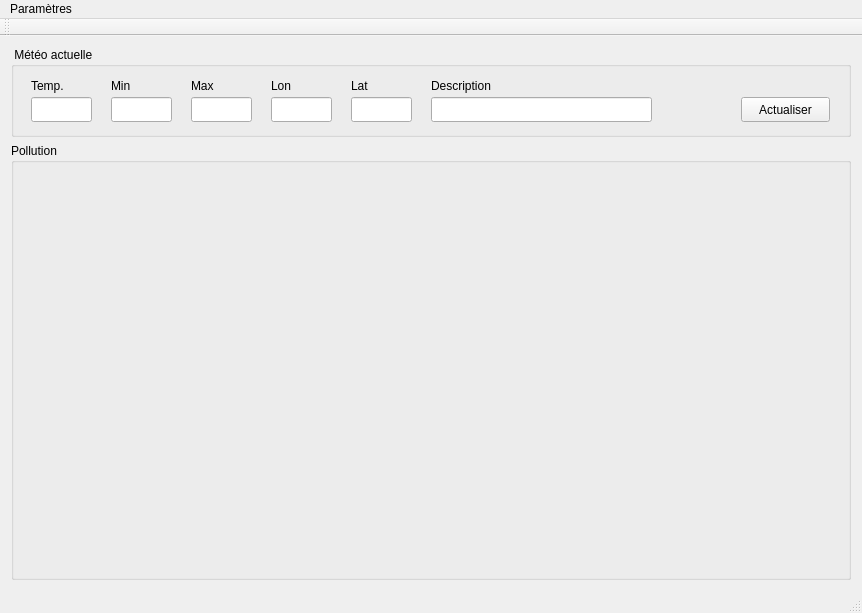
<?xml version="1.0" encoding="UTF-8"?>
<ui version="4.0">
 <class>TP5_WeatherStationClass</class>
 <widget class="QMainWindow" name="TP5_WeatherStationClass">
  <property name="geometry">
   <rect>
    <x>0</x>
    <y>0</y>
    <width>862</width>
    <height>613</height>
   </rect>
  </property>
  <property name="windowTitle">
   <string>TP5_WeatherStation</string>
  </property>
  <widget class="QWidget" name="centralWidget">
   <layout class="QVBoxLayout" name="verticalLayout">
    <item>
     <widget class="QGroupBox" name="groupBox_weather">
      <property name="minimumSize">
       <size>
        <width>840</width>
        <height>90</height>
       </size>
      </property>
      <property name="maximumSize">
       <size>
        <width>16777215</width>
        <height>90</height>
       </size>
      </property>
      <property name="title">
       <string> Météo actuelle</string>
      </property>
      <widget class="QPushButton" name="pushButton_weather_request">
       <property name="geometry">
        <rect>
         <x>730</x>
         <y>50</y>
         <width>89</width>
         <height>25</height>
        </rect>
       </property>
       <property name="text">
        <string>Actualiser</string>
       </property>
      </widget>
      <widget class="QLabel" name="label">
       <property name="geometry">
        <rect>
         <x>20</x>
         <y>30</y>
         <width>67</width>
         <height>17</height>
        </rect>
       </property>
       <property name="text">
        <string>Temp.</string>
       </property>
      </widget>
      <widget class="QLabel" name="label_2">
       <property name="geometry">
        <rect>
         <x>340</x>
         <y>30</y>
         <width>67</width>
         <height>17</height>
        </rect>
       </property>
       <property name="text">
        <string>Lat</string>
       </property>
      </widget>
      <widget class="QLabel" name="label_5">
       <property name="geometry">
        <rect>
         <x>100</x>
         <y>30</y>
         <width>67</width>
         <height>17</height>
        </rect>
       </property>
       <property name="text">
        <string>Min</string>
       </property>
      </widget>
      <widget class="QLabel" name="label_6">
       <property name="geometry">
        <rect>
         <x>180</x>
         <y>30</y>
         <width>67</width>
         <height>17</height>
        </rect>
       </property>
       <property name="text">
        <string>Max</string>
       </property>
      </widget>
      <widget class="QLabel" name="label_7">
       <property name="geometry">
        <rect>
         <x>420</x>
         <y>30</y>
         <width>91</width>
         <height>17</height>
        </rect>
       </property>
       <property name="text">
        <string>Description</string>
       </property>
      </widget>
      <widget class="QLineEdit" name="lineEdit_lat">
       <property name="geometry">
        <rect>
         <x>340</x>
         <y>50</y>
         <width>61</width>
         <height>25</height>
        </rect>
       </property>
      </widget>
      <widget class="QLineEdit" name="lineEdit_temp_min">
       <property name="geometry">
        <rect>
         <x>100</x>
         <y>50</y>
         <width>61</width>
         <height>25</height>
        </rect>
       </property>
      </widget>
      <widget class="QLineEdit" name="lineEdit_temp_max">
       <property name="geometry">
        <rect>
         <x>180</x>
         <y>50</y>
         <width>61</width>
         <height>25</height>
        </rect>
       </property>
      </widget>
      <widget class="QLineEdit" name="lineEdit_description">
       <property name="geometry">
        <rect>
         <x>420</x>
         <y>50</y>
         <width>221</width>
         <height>25</height>
        </rect>
       </property>
      </widget>
      <widget class="QLabel" name="label_8">
       <property name="geometry">
        <rect>
         <x>660</x>
         <y>40</y>
         <width>51</width>
         <height>41</height>
        </rect>
       </property>
       <property name="text">
        <string/>
       </property>
      </widget>
      <widget class="QLineEdit" name="lineEdit_temp">
       <property name="geometry">
        <rect>
         <x>20</x>
         <y>50</y>
         <width>61</width>
         <height>25</height>
        </rect>
       </property>
      </widget>
      <widget class="QLabel" name="label_3">
       <property name="geometry">
        <rect>
         <x>260</x>
         <y>30</y>
         <width>67</width>
         <height>17</height>
        </rect>
       </property>
       <property name="text">
        <string>Lon</string>
       </property>
      </widget>
      <widget class="QLineEdit" name="lineEdit_lon">
       <property name="geometry">
        <rect>
         <x>260</x>
         <y>50</y>
         <width>61</width>
         <height>25</height>
        </rect>
       </property>
      </widget>
     </widget>
    </item>
    <item>
     <widget class="QGroupBox" name="groupBox_pollution">
      <property name="sizePolicy">
       <sizepolicy hsizetype="Preferred" vsizetype="Preferred">
        <horstretch>0</horstretch>
        <verstretch>0</verstretch>
       </sizepolicy>
      </property>
      <property name="minimumSize">
       <size>
        <width>0</width>
        <height>300</height>
       </size>
      </property>
      <property name="title">
       <string>Pollution</string>
      </property>
     </widget>
    </item>
   </layout>
  </widget>
  <widget class="QMenuBar" name="menuBar">
   <property name="geometry">
    <rect>
     <x>0</x>
     <y>0</y>
     <width>862</width>
     <height>25</height>
    </rect>
   </property>
   <widget class="QMenu" name="menuParam_tres">
    <property name="title">
     <string>Paramètres</string>
    </property>
    <addaction name="actionChanger_ville"/>
   </widget>
   <addaction name="menuParam_tres"/>
  </widget>
  <widget class="QToolBar" name="mainToolBar">
   <attribute name="toolBarArea">
    <enum>TopToolBarArea</enum>
   </attribute>
   <attribute name="toolBarBreak">
    <bool>false</bool>
   </attribute>
  </widget>
  <widget class="QStatusBar" name="statusBar"/>
  <action name="actionChanger_ville">
   <property name="text">
    <string>Changer ville</string>
   </property>
  </action>
 </widget>
 <layoutdefault spacing="6" margin="11"/>
 <resources/>
 <connections/>
</ui>
